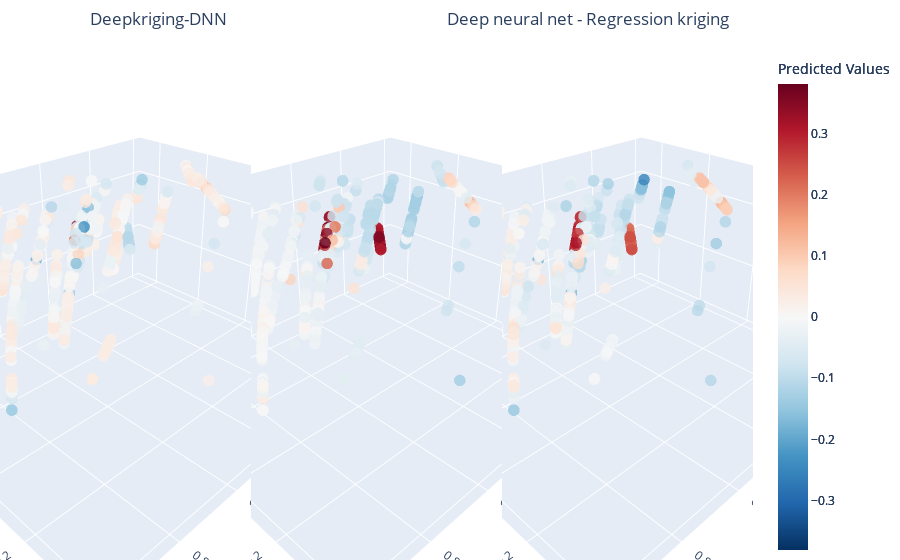

Notebook source saved alongside this figure:
### Code cell
import plotly.graph_objects as go

# Extract relevant rows from deposit_data for the test set
test_data_xyz = deposit_data.loc[idx_test, ['X', 'Y', 'Z']].values

# Determine the color range based on all sets of predictions
min_value = min((test_predictions_dk.ravel() - test_predictions_nn.ravel()).min(), (test_predictions_nn.ravel() - test_predictions_rk.ravel()).min(), (test_predictions_dk.ravel() - test_predictions_rk.ravel()).min())
max_value = max((test_predictions_dk.ravel() - test_predictions_nn.ravel()).max(), (test_predictions_nn.ravel() - test_predictions_rk.ravel()).max(), (test_predictions_dk.ravel() - test_predictions_rk.ravel()).max())

# Calculate the absolute maximum value to ensure symmetry around 0
abs_max_value = max(abs(min_value), abs(max_value))

# Create subplot figure
fig = go.Figure()

# Define the first subplot (left side)
fig.add_trace(go.Scatter3d(
    x=test_data_xyz[:, 0],  # X coordinates
    y=test_data_xyz[:, 1],  # Y coordinates
    z=test_data_xyz[:, 2],  # Z coordinates
    mode='markers',
    marker=dict(
        size=4,
        color=test_predictions_dk.ravel() - test_predictions_nn.ravel(),  # Color based on predictions
        colorscale='RdBu_r',    # Color scale
        cmin=-abs_max_value,    # Set the minimum value to -abs_max_value
        cmax=abs_max_value,     # Set the maximum value to abs_max_value
        opacity=0.8,
        colorbar=dict(title='Predicted Values')
    ),
    showlegend=False,
    scene='scene1',  # Use scene1 for the first subplot
))

# Define the second subplot (middle)
fig.add_trace(go.Scatter3d(
    x=test_data_xyz[:, 0],  # X coordinates
    y=test_data_xyz[:, 1],  # Y coordinates
    z=test_data_xyz[:, 2],  # Z coordinates
    mode='markers',
    marker=dict(
        size=4,
        color=test_predictions_nn.ravel() - test_predictions_rk.ravel(),  # Color based on predictions
        colorscale='RdBu_r',    # Color scale
        cmin=-abs_max_value,    # Set the minimum value to -abs_max_value
        cmax=abs_max_value,     # Set the maximum value to abs_max_value
        opacity=0.8,
        colorbar=dict(title='Predicted Values')
    ),
    showlegend=False,
    scene='scene2'  # Use scene2 for the second subplot
))

# Define the third subplot (right side)
fig.add_trace(go.Scatter3d(
    x=test_data_xyz[:, 0],  # X coordinates
    y=test_data_xyz[:, 1],  # Y coordinates
    z=test_data_xyz[:, 2],  # Z coordinates
    mode='markers',
    marker=dict(
        size=4,
        color= test_predictions_dk.ravel() - test_predictions_rk.ravel(),  # Color based on predictions
        colorscale='RdBu_r',    # Color scale
        cmin=-abs_max_value,    # Set the minimum value to -abs_max_value
        cmax=abs_max_value,     # Set the maximum value to abs_max_value
        opacity=0.8,
        colorbar=dict(title='Predicted Values')
    ),
    showlegend=False,
    scene='scene3'  # Use scene3 for the third subplot
))

# Update layout for all subplots
fig.update_layout(
    scene1=dict(
        xaxis_title='X',
        yaxis_title='Y',
        zaxis_title='Z',
        camera_eye=dict(x=-1.25, y=1.25, z=1)
    ),
    scene2=dict(
        xaxis_title='X',
        yaxis_title='Y',
        zaxis_title='Z',
        camera_eye=dict(x=-1.25, y=1.25, z=1)
    ),
    scene3=dict(
        xaxis_title='X',
        yaxis_title='Y',
        zaxis_title='Z',
        camera_eye=dict(x=-1.25, y=1.25, z=1)
    ),
    margin=dict(l=0, r=0, b=0, t=50),
    title={
        'text': "Deepkriging-DNN                                                       Deep neural net - Regression kriging                                            Deepkriging - Regression kriging",
        'x': 0.1  # Center the titles horizontally
    }
)

# Show plot
fig.show()

### Figure 1 — Plotly figure (JSON) as saved in the notebook; plotly's stock layout.template omitted (floating-point values rounded to 4 significant figures; data arrays with more than 128 entries replaced by an {"elided": "..."} marker saying what was removed)
{"data": [{"marker": {"cmax": 0.3805, "cmin": -0.3805, "color": {"elided": "786 float values"}, "colorbar": {"title": {"text": "Predicted Values"}}, "colorscale": [[0, "rgb(5,48,97)"], [0.1, "rgb(33,102,172)"], [0.2, "rgb(67,147,195)"], [0.3, "rgb(146,197,222)"], [0.4, "rgb(209,229,240)"], [0.5, "rgb(247,247,247)"], [0.6, "rgb(253,219,199)"], [0.7, "rgb(244,165,130)"], [0.8, "rgb(214,96,77)"], [0.9, "rgb(178,24,43)"], [1, "rgb(103,0,31)"]], "opacity": 0.8, "size": 4}, "mode": "markers", "scene": "scene", "showlegend": false, "type": "scatter3d", "x": {"elided": "786 float values"}, "y": {"elided": "786 float values"}, "z": {"elided": "786 float values"}}, {"marker": {"cmax": 0.3805, "cmin": -0.3805, "color": {"elided": "786 float values"}, "colorbar": {"title": {"text": "Predicted Values"}}, "colorscale": [[0, "rgb(5,48,97)"], [0.1, "rgb(33,102,172)"], [0.2, "rgb(67,147,195)"], [0.3, "rgb(146,197,222)"], [0.4, "rgb(209,229,240)"], [0.5, "rgb(247,247,247)"], [0.6, "rgb(253,219,199)"], [0.7, "rgb(244,165,130)"], [0.8, "rgb(214,96,77)"], [0.9, "rgb(178,24,43)"], [1, "rgb(103,0,31)"]], "opacity": 0.8, "size": 4}, "mode": "markers", "scene": "scene2", "showlegend": false, "type": "scatter3d", "x": {"elided": "786 float values"}, "y": {"elided": "786 float values"}, "z": {"elided": "786 float values"}}, {"marker": {"cmax": 0.3805, "cmin": -0.3805, "color": {"elided": "786 float values"}, "colorbar": {"title": {"text": "Predicted Values"}}, "colorscale": [[0, "rgb(5,48,97)"], [0.1, "rgb(33,102,172)"], [0.2, "rgb(67,147,195)"], [0.3, "rgb(146,197,222)"], [0.4, "rgb(209,229,240)"], [0.5, "rgb(247,247,247)"], [0.6, "rgb(253,219,199)"], [0.7, "rgb(244,165,130)"], [0.8, "rgb(214,96,77)"], [0.9, "rgb(178,24,43)"], [1, "rgb(103,0,31)"]], "opacity": 0.8, "size": 4}, "mode": "markers", "scene": "scene3", "showlegend": false, "type": "scatter3d", "x": {"elided": "786 float values"}, "y": {"elided": "786 float values"}, "z": {"elided": "786 float values"}}], "layout": {"margin": {"b": 0, "l": 0, "r": 0, "t": 50}, "scene": {"camera": {"eye": {"x": -1.25, "y": 1.25, "z": 1}}, "xaxis": {"title": {"text": "X"}}, "yaxis": {"title": {"text": "Y"}}, "zaxis": {"title": {"text": "Z"}}}, "scene2": {"camera": {"eye": {"x": -1.25, "y": 1.25, "z": 1}}, "xaxis": {"title": {"text": "X"}}, "yaxis": {"title": {"text": "Y"}}, "zaxis": {"title": {"text": "Z"}}}, "scene3": {"camera": {"eye": {"x": -1.25, "y": 1.25, "z": 1}}, "xaxis": {"title": {"text": "X"}}, "yaxis": {"title": {"text": "Y"}}, "zaxis": {"title": {"text": "Z"}}}, "title": {"text": "Deepkriging-DNN                                                       Deep neural net - Regression kriging                                            Deepkriging - Regression kriging", "x": 0.1}}}
